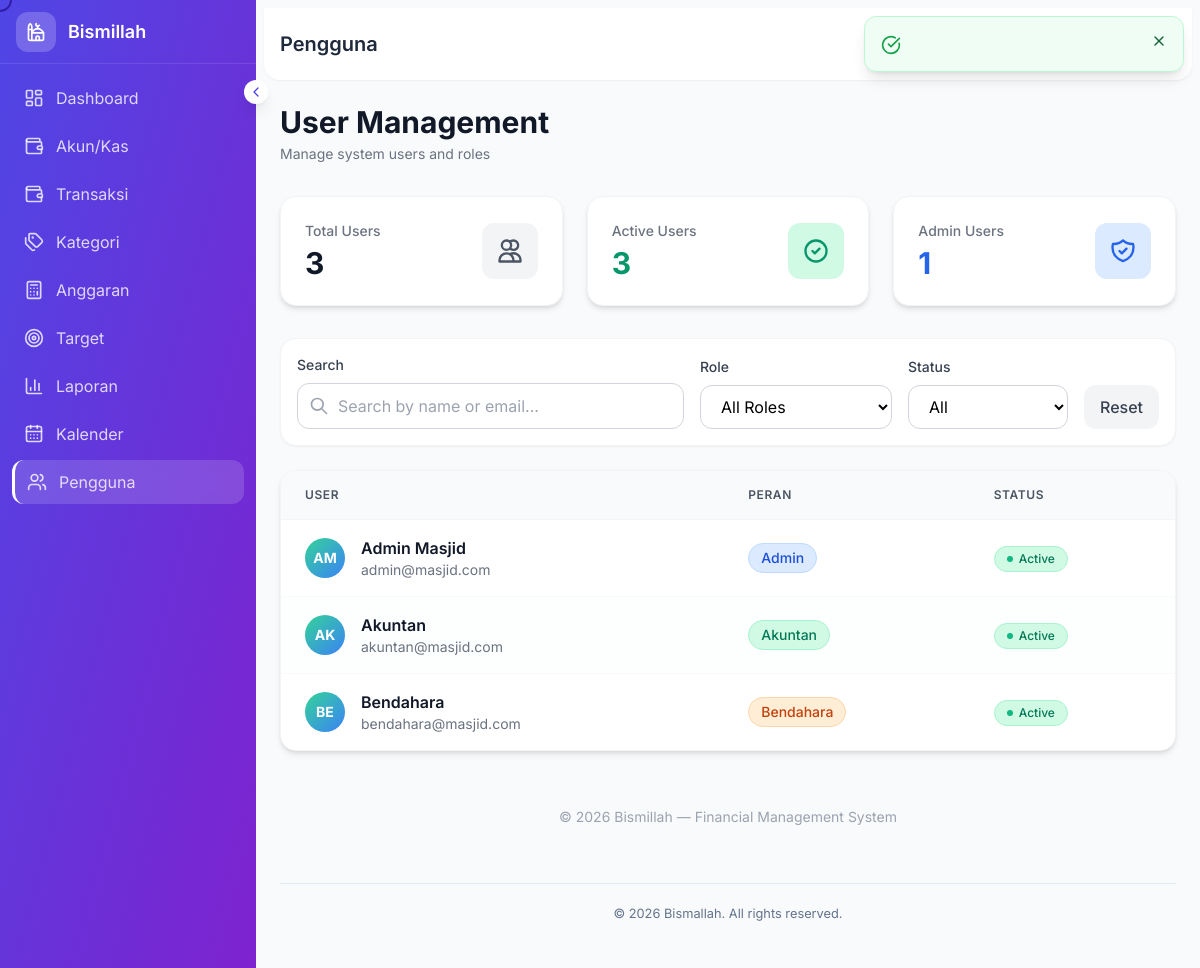
The app's page /users (signed in) with its own data.
### tables this page shows
CREATE TABLE IF NOT EXISTS users (
    id INT AUTO_INCREMENT PRIMARY KEY,
    mosque_id INT,
    name VARCHAR(255) NOT NULL,
    email VARCHAR(255) NOT NULL UNIQUE,
    password VARCHAR(255) NOT NULL,
    phone VARCHAR(50),
    photo VARCHAR(255),
    role ENUM('superadmin', 'admin', 'accountant', 'treasurer', 'member') DEFAULT 'member',
    is_active TINYINT(1) DEFAULT 1,
    last_login TIMESTAMP NULL,
    created_at TIMESTAMP DEFAULT CURRENT_TIMESTAMP,
    updated_at TIMESTAMP DEFAULT CURRENT_TIMESTAMP ON UPDATE CURRENT_TIMESTAMP,
    FOREIGN KEY (mosque_id) REFERENCES mosques(id) ON DELETE SET NULL,
    INDEX idx_mosque (mosque_id),
    INDEX idx_email (email)
);

### controllers/UserController.php (called while the page is built, shortened)
<?php
class UserController extends Controller {
    public function index() {
        $mosqueId = $this->getMosqueId();
        $users = $this->db->query("
            SELECT * FROM users
            WHERE mosque_id = ? AND role != 'superadmin'
            ORDER BY name
        ", [$mosqueId]);
        $this->view('users/index', compact('pageTitle', 'users', 'totalUsers', 'activeUsers', 'adminUsers'));
    }
}

### app/Core/Database.php (called while the page is built, shortened)
<?php
class Database {
    private static $instance = null;
    private $pdo;
    public static function getInstance() {
        if (self::$instance === null) {
            self::$instance = new self();
        }
        return self::$instance;
    }
    private function connect() {
        try {
            $dsn = "mysql:host=" . DB_HOST . ";dbname=" . DB_NAME . ";charset=" . DB_CHARSET;
            $options = [
                PDO::ATTR_ERRMODE => PDO::ERRMODE_EXCEPTION,
                PDO::ATTR_DEFAULT_FETCH_MODE => PDO::FETCH_ASSOC,
                PDO::ATTR_EMULATE_PREPARES => false,
            ];
            $this->pdo = new PDO($dsn, DB_USER, DB_PASS, $options);
        } catch (PDOException $e) {
            if (DEBUG) {
                die("Database Connection Error: " . $e->getMessage());
            } else {
                die("Database connection error. Please try again later.");
            }
        }
    }
    public function query($sql, $params = []) {
        try {
            $this->statement = $this->pdo->prepare($sql);
            $this->statement->execute($params);
            return $this->statement->fetchAll();
        } catch (PDOException $e) {
            throw new Exception("Database Query Error: " . $e->getMessage());
        }
    }
}

### helpers/functions.php (called while the page is built, shortened)
<?php
function sanitize($string) {
    return htmlspecialchars($string, ENT_QUOTES, 'UTF-8');
}
function getLang() {
    return $_SESSION['lang'] ?? DEFAULT_LANGUAGE;
}
function trans($key, $replace = []) {
    $lang = getLang();
    $translations = [];
    $langFile = BASE_PATH . '/lang/' . $lang . '.php';
    if (file_exists($langFile)) {
        $translations = require $langFile;
    }
    $message = $translations[$key] ?? $key;
    return $message;
}

### views/users/index.php (the view, shortened to what this page needs)
<?php
function getRoleBadge($role) {
    $badges = [
        'super_admin' => ['bg' => 'bg-purple-100', 'text' => 'text-purple-700', 'border' => 'border-purple-200', 'label' => 'Super Admin'],
        'admin' => ['bg' => 'bg-blue-100', 'text' => 'text-blue-700', 'border' => 'border-blue-200', 'label' => 'Admin'],
        'accountant' => ['bg' => 'bg-emerald-100', 'text' => 'text-emerald-700', 'border' => 'border-emerald-200', 'label' => 'Akuntan'],
        'treasurer' => ['bg' => 'bg-orange-100', 'text' => 'text-orange-700', 'border' => 'border-orange-200', 'label' => 'Bendahara'],
        'member' => ['bg' => 'bg-gray-100', 'text' => 'text-gray-700', 'border' => 'border-gray-200', 'label' => 'Member']
    ];
    return $badges[$role] ?? $badges['member'];
}
function getInitials($name) {
    $words = explode(' ', trim($name));
    if (count($words) >= 2) {
        return strtoupper(substr($words[0], 0, 1) . substr($words[1], 0, 1));
    }
    return strtoupper(substr($name, 0, 2));
}
?>
<div class="mb-8">
    <div class="flex flex-col sm:flex-row sm:items-center sm:justify-between gap-4">
        <div>
            <h1 class="text-2xl sm:text-3xl font-bold text-gray-900">User Management</h1>
            <p class="mt-1 text-sm text-gray-500">Manage system users and roles</p>
        </div>
    </div>
</div>
<div class="grid grid-cols-1 sm:grid-cols-3 gap-6 mb-8">
    <div class="bg-white rounded-2xl p-6 shadow-md border border-gray-100 hover:shadow-lg hover:-translate-y-0.5 transition-all duration-200">
        <div class="flex items-center justify-between">
            <div>
                <p class="text-sm font-medium text-gray-500 mb-1">Total Users</p>
                <p class="text-3xl font-bold text-gray-900"><?= $totalUsers ?></p>
            </div>
            <div class="w-14 h-14 bg-gray-100 rounded-xl flex items-center justify-center">
                <svg class="w-7 h-7 text-gray-600" fill="none" stroke="currentColor" viewBox="0 0 24 24">
                    <path stroke-linecap="round" stroke-linejoin="round" stroke-width="2" d="M12 4.354a4 4 0 110 5.292M15 21H3v-1a6 6 0 0112 0v1zm0 0h6v-1a6 6 0 00-9-5.197M13 7a4 4 0 11-8 0 4 4 0 018 0z"/>
                </svg>
            </div>
        </div>
    </div>
    <div class="bg-white rounded-2xl p-6 shadow-md border border-gray-100 hover:shadow-lg hover:-translate-y-0.5 transition-all duration-200">
        <div class="flex items-center justify-between">
            <div>
                <p class="text-sm font-medium text-gray-500 mb-1">Active Users</p>
                <p class="text-3xl font-bold text-emerald-600"><?= $activeUsers ?></p>
            </div>
            <div class="w-14 h-14 bg-emerald-100 rounded-xl flex items-center justify-center">
                <svg class="w-7 h-7 text-emerald-600" fill="none" stroke="currentColor" viewBox="0 0 24 24">
                    <path stroke-linecap="round" stroke-linejoin="round" stroke-width="2" d="M9 12l2 2 4-4m6 2a9 9 0 11-18 0 9 9 0 0118 0z"/>
                </svg>
            </div>
        </div>
    </div>
    <div class="bg-white rounded-2xl p-6 shadow-md border border-gray-100 hover:shadow-lg hover:-translate-y-0.5 transition-all duration-200">
        <div class="flex items-center justify-between">
            <div>
                <p class="text-sm font-medium text-gray-500 mb-1">Admin Users</p>
                <p class="text-3xl font-bold text-blue-600"><?= $adminUsers ?></p>
            </div>
            <div class="w-14 h-14 bg-blue-100 rounded-xl flex items-center justify-center">
            </div>
        </div>
    </div>
</div>
<div class="bg-white rounded-2xl shadow-sm border border-gray-100 p-4 mb-6">
    <div class="flex flex-wrap gap-4 items-end">
        <div class="flex-1 min-w-[200px]">
            <label class="block text-sm font-medium text-gray-700 mb-2">Search</label>
            <div class="relative">
                <input type="text" id="searchInput" placeholder="Search by name or email..." class="w-full pl-10 pr-4 py-2.5 bg-white border border-gray-300 rounded-xl focus:ring-2 focus:ring-emerald-500 focus:border-emerald-500 transition-colors">
                <div class="absolute left-3 top-1/2 transform -translate-y-1/2">
                    <svg class="w-5 h-5 text-gray-400" fill="none" stroke="currentColor" viewBox="0 0 24 24">
                        <path stroke-linecap="round" stroke-linejoin="round" stroke-width="2" d="M21 21l-6-6m2-5a7 7 0 11-14 0 7 7 0 0114 0z"/>
                    </svg>
                </div>
            </div>
        </div>
        <div class="w-48">
            <label class="block text-sm font-medium text-gray-700 mb-2">Role</label>
            <select id="roleFilter" class="w-full px-4 py-2.5 bg-white border border-gray-300 rounded-xl focus:ring-2 focus:ring-emerald-500 focus:border-emerald-500 transition-colors">
                <option value="">All Roles</option>
            </select>
        </div>
        <div class="w-40">
            <label class="block text-sm font-medium text-gray-700 mb-2">Status</label>
            <select id="statusFilter" class="w-full px-4 py-2.5 bg-white border border-gray-300 rounded-xl focus:ring-2 focus:ring-emerald-500 focus:border-emerald-500 transition-colors">
                <option value="">All</option>
            </select>
        </div>
        <button onclick="resetFilters()" class="px-4 py-2.5 bg-gray-100 hover:bg-gray-200 text-gray-700 font-medium rounded-xl transition-colors">
            Reset
        </button>
    </div>
</div>
<?php if (!empty($users)): ?>
<div class="bg-white rounded-2xl shadow-md border border-gray-100 overflow-hidden mb-8">
    <div class="overflow-x-auto">
        <table class="w-full" id="usersTable">
            <thead class="bg-gray-50 border-b border-gray-100">
                <tr>
                    <th class="px-6 py-4 text-left text-xs font-semibold text-gray-600 uppercase tracking-wider">User</th>
                    <th class="px-6 py-4 text-left text-xs font-semibold text-gray-600 uppercase tracking-wider"><?= trans('role') ?></th>
                    <th class="px-6 py-4 text-left text-xs font-semibold text-gray-600 uppercase tracking-wider"><?= trans('status') ?></th>
                </tr>
            </thead>
            <tbody class="divide-y divide-gray-50">
                <?php foreach ($users as $index => $user): ?>
                <?php $roleBadge = getRoleBadge($user['role']); ?>
                <tr class="user-row hover:bg-gray-50 transition-colors duration-150 <?= $index % 2 === 0 ? 'bg-white' : 'bg-gray-50/30' ?>"
                    data-name="<?= strtolower($user['name']) ?>"
                    data-email="<?= strtolower($user['email']) ?>"
                    data-role="<?= $user['role'] ?>"
                    data-status="<?= $user['is_active'] ?>">
                    <td class="px-6 py-4">
                        <div class="flex items-center gap-4">
                            <div class="w-10 h-10 rounded-full bg-gradient-to-br from-emerald-400 to-blue-500 flex items-center justify-center text-white font-bold text-sm">
                                <?= getInitials($user['name']) ?>
                            </div>
                            <div>
                                <p class="font-semibold text-gray-900"><?= sanitize($user['name']) ?></p>
                                <p class="text-sm text-gray-500"><?= $user['email'] ?></p>
                            </div>
                        </div>
                    </td>
                    <td class="px-6 py-4">
                        <span class="inline-flex items-center px-3 py-1 rounded-full text-sm font-medium <?= $roleBadge['bg'] ?> <?= $roleBadge['text'] ?> border <?= $roleBadge['border'] ?>">
                            <?= $roleBadge['label'] ?>
                        </span>
                    </td>
                    <td class="px-6 py-4">
                        <?php if ($user['is_active']): ?>
                        <span class="inline-flex items-center px-3 py-1 rounded-full text-xs font-medium bg-emerald-100 text-emerald-700 border border-emerald-200">
                            <span class="w-1.5 h-1.5 bg-emerald-500 rounded-full mr-1.5"></span>
                            Active
                        </span>
                        <?php endif; ?>
                    </td>
                </tr>
                <?php endforeach; ?>
            </tbody>
        </table>
    </div>
</div>
<?php endif; ?>
<div class="text-center py-6">
    <p class="text-sm text-gray-400">© 2026 Bismillah — Financial Management System</p>
</div>

### views/layouts/header.php (style rules this page uses)
* { font-family: 'Inter', sans-serif; }
html { scroll-behavior: smooth; }
body { background-color: #f8fafc; }
a[href], button, [role="button"], input, select, textarea, [onclick], .cursor-pointer { cursor: none !important; }

### views/users/index.php (style rules this page uses)
.user-row { transition: background-color 0.15s ease; }

### records on screen
users: id "3", name "AK", name "Akuntan", email "akuntan@masjid.com", role "Akuntan", is_active 1 (drawn)
users: name "AM", name "Admin Masjid", email "admin@masjid.com", role "Admin", is_active 1 (drawn)
users: name "BE", name "Bendahara", email "bendahara@masjid.com", role "Bendahara", is_active 1 (drawn)

### other values on screen
trans('dashboard') "Dashboard"
trans('accounts') "Akun/Kas"
trans('transactions') "Transaksi"
trans('categories') "Kategori"
trans('budgets') "Anggaran"
trans('goals') "Target"
trans('reports') "Laporan"
trans('calendar') "Kalender"
trans('users') "Pengguna"
$pageTitle "Pengguna"
$adminUsers "1"
trans('role') "PERAN"
trans('status') "STATUS"
APP_NAME "Bismallah"
